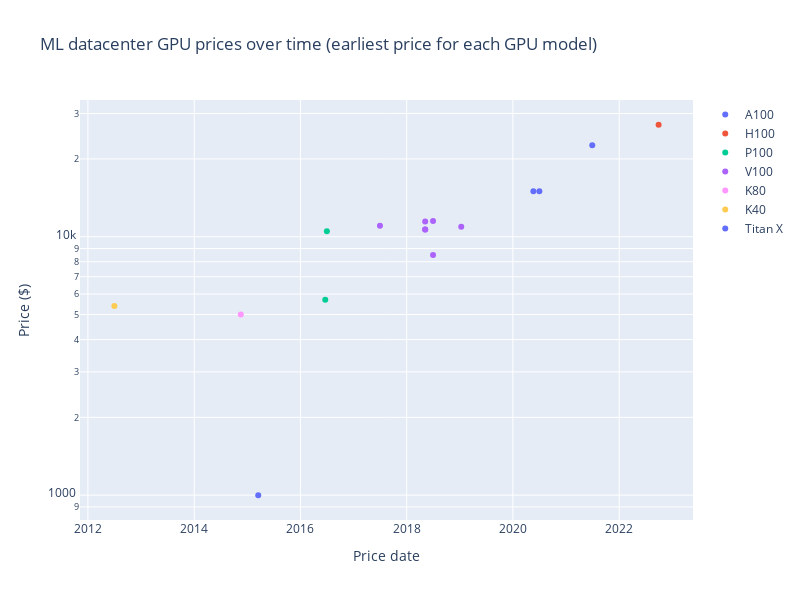

The code cell stored with this chart in its notebook:
### Code cell
fig = go.Figure()
for hardware_alias in hardware_aliases:
    _hardware_df = release_price_df[release_price_df['Hardware model'].str.contains(hardware_alias)]
    fig.add_trace(go.Scatter(
        x=_hardware_df['Price date'],
        y=_hardware_df[price_colname],
        mode='markers',
        name=hardware_alias,
        text=release_price_df['Hardware model'] + ' | ' + _hardware_df['Notes'],
    ))
fig.update_layout(
    title='ML datacenter GPU prices over time (earliest price for each GPU model)',
    xaxis_title='Price date',
    yaxis_title='Price ($)',
    yaxis_type='log',
    width=800,
    height=600,
)
fig.show()

### Figure 1 — Plotly figure (JSON) as saved in the notebook; plotly's stock layout.template omitted (floating-point values rounded to 4 significant figures)
{"data": [{"mode": "markers", "name": "A100", "text": ["NVIDIA A100 PCIe | Single-unit list price", "NVIDIA A100 SXM4 40 GB | DGX A100, 8 GPU, 320GB. Release price.", "NVIDIA A100 SXM4 80 GB | DGX A100, 8 GPU, 640GB", null, null, null, null, null, null, null, null, null, null, null, null, null], "type": "scatter", "x": ["2020-05-21T00:00:00", "2020-07-01T00:00:00", "2021-06-30T00:00:00"], "y": [14980.0, 15000, 22590.0]}, {"mode": "markers", "name": "H100", "text": [null, null, null, null, "NVIDIA H100 SXM5 | DGX, 8 GPU, 640GB. Convert Euro to USD: https://www.oanda.com/currency-converter/en/?from=EUR&to=USD&amount=https://www.oanda.com/currency-converter/en/?from=EUR&to=USD&amount=369855.51", null, null, null, null, null, null, null, null, null, null, null], "type": "scatter", "x": ["2022-09-29T00:00:00"], "y": [27130.0]}, {"mode": "markers", "name": "P100", "text": [null, null, null, null, null, null, null, "NVIDIA Tesla P100 PCIe 16 GB | Single-unit release price", "NVIDIA Tesla P100 SXM2 | Single-unit list price", null, null, null, null, null, null, null], "type": "scatter", "x": ["2016-06-20T00:00:00", "2016-07-01T00:00:00"], "y": [5699, 10500]}, {"mode": "markers", "name": "V100", "text": [null, null, null, null, null, null, null, null, null, "NVIDIA Tesla V100 DGXS 32 GB | DGX, 4 GPU, 128GB", "NVIDIA Tesla V100 PCIe 16 GB | Single-unit list price", "NVIDIA Tesla V100 PCIe 32 GB | Single-unit list price", "NVIDIA Tesla V100 SXM2 16 GB | Single-unit list price", "NVIDIA Tesla V100 SXM2 32 GB | Single-unit list price", "NVIDIA Tesla V100 SXM3 32 GB | Single-unit list price", "NVIDIA V100 | Price at release (2017 Q3) for a DGX-1 with 8x V100 GPUs was $149,000. Dividing by 8, the price per GPU is $18,625 including interconnect hardware."], "type": "scatter", "x": ["2017-07-01T00:00:00", "2018-05-08T00:00:00", "2018-05-08T00:00:00", "2018-05-08T00:00:00", "2018-07-01T00:00:00", "2018-07-01T00:00:00", "2019-01-11T00:00:00"], "y": [11020.0, 10664, 10664, 11458, 11500, 8500, 10920.0]}, {"mode": "markers", "name": "TPU v4", "text": [null, null, null, null, null, null, null, null, null, null, null, null, null, null, null, null], "type": "scatter", "x": [], "y": []}, {"mode": "markers", "name": "TPU v3", "text": [null, null, null, null, null, null, null, null, null, null, null, null, null, null, null, null], "type": "scatter", "x": [], "y": []}, {"mode": "markers", "name": "TPU v2", "text": [null, null, null, null, null, null, null, null, null, null, null, null, null, null, null, null], "type": "scatter", "x": [], "y": []}, {"mode": "markers", "name": "TPU v1", "text": [null, null, null, null, null, null, null, null, null, null, null, null, null, null, null, null], "type": "scatter", "x": [], "y": []}, {"mode": "markers", "name": "K80", "text": [null, null, null, null, null, null, "NVIDIA Tesla K80 | Single-unit release price", null, null, null, null, null, null, null, null, null], "type": "scatter", "x": ["2014-11-17T00:00:00"], "y": [5000]}, {"mode": "markers", "name": "K40", "text": [null, null, null, null, null, "NVIDIA Tesla K40s | Single-unit release price", null, null, null, null, null, null, null, null, null, null], "type": "scatter", "x": ["2012-07-01T00:00:00"], "y": [5400]}, {"mode": "markers", "name": "Titan X", "text": [null, null, null, "NVIDIA GTX Titan X | Single-unit release price", null, null, null, null, null, null, null, null, null, null, null, null], "type": "scatter", "x": ["2015-03-17T00:00:00"], "y": [999]}], "layout": {"height": 600, "title": {"text": "ML datacenter GPU prices over time (earliest price for each GPU model)"}, "width": 800, "xaxis": {"title": {"text": "Price date"}}, "yaxis": {"title": {"text": "Price ($)"}, "type": "log"}}}
